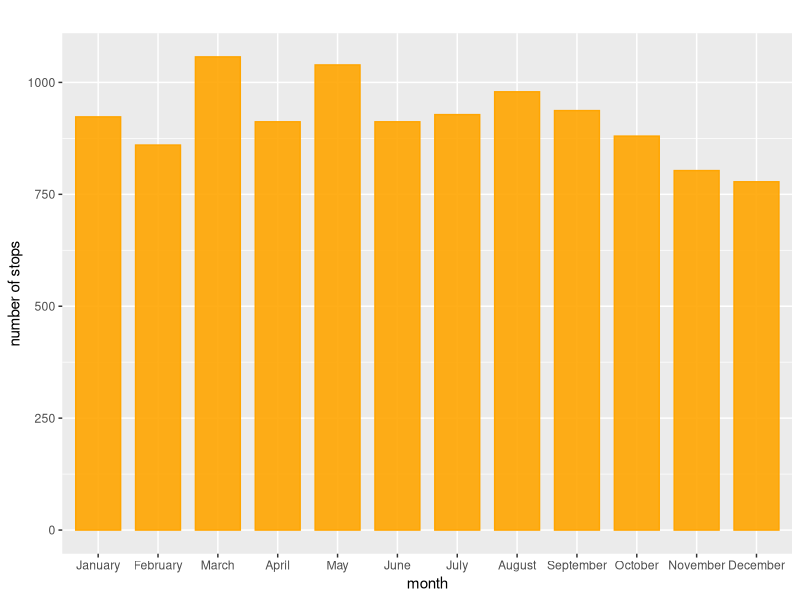
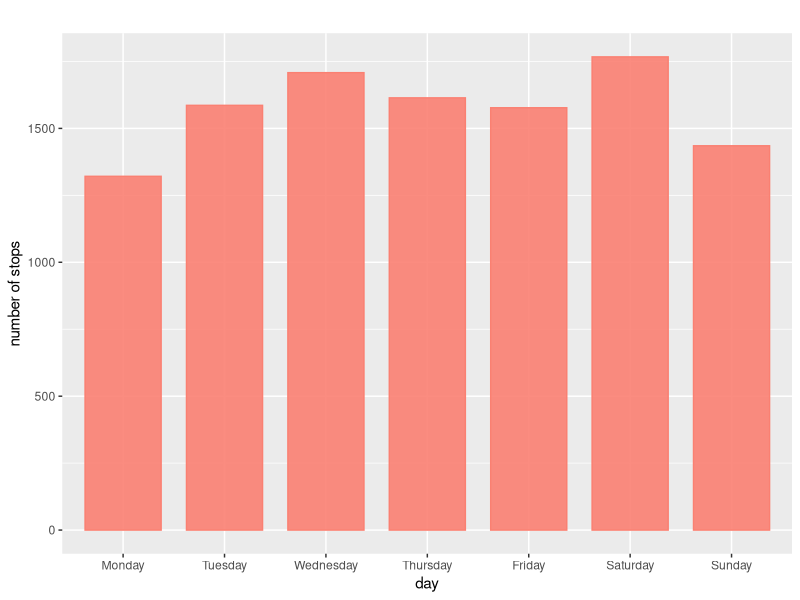
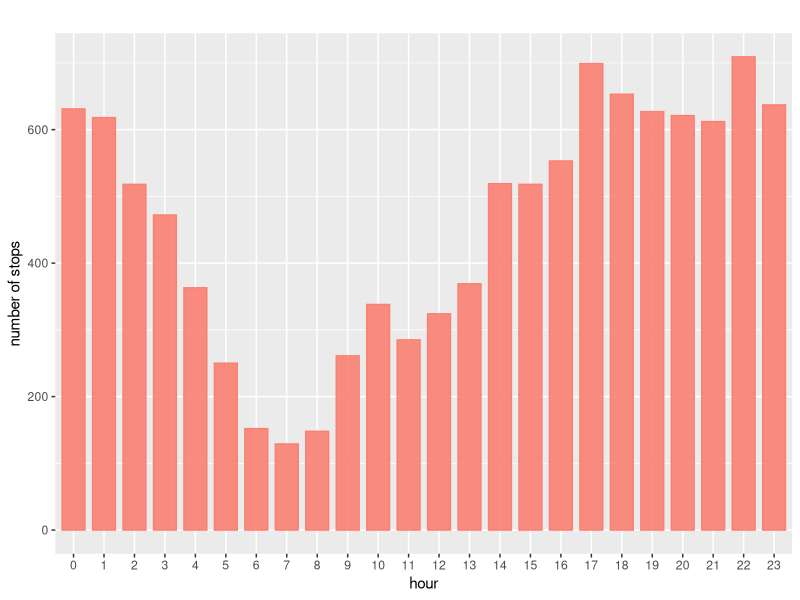
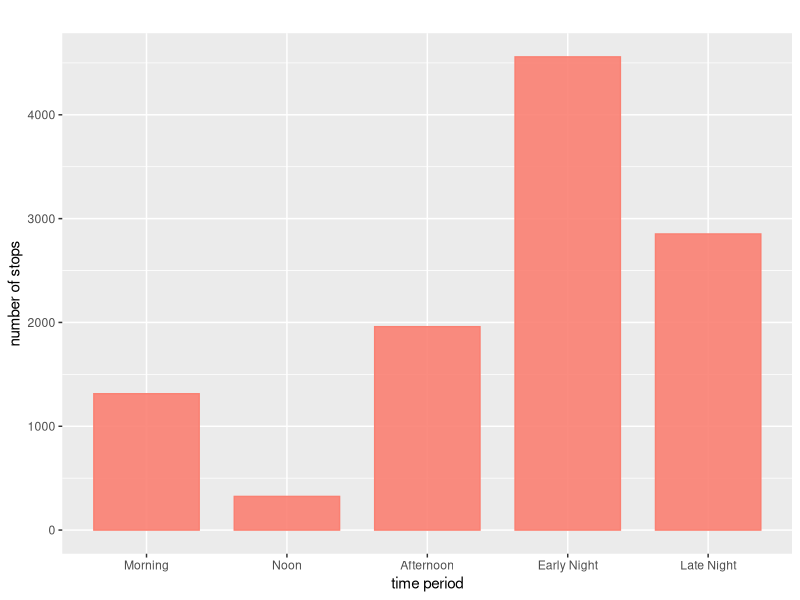

The R script that drew these images, in order: (Note: this script raises an error after producing the figures.)
## ---- chunk 1
NYPD <- read.csv("Data/2018_sqf_database-abbr.csv")
install.packages("tidyverse")
library(tidyverse)
library(ggplot2)
## ---- chunk 2
# the number of stops in each month in the year 2018
# MONTH2: categorical variable
reorder_month <- c("January","February","March","April","May","June","July","August","September","October","November","December")
NYPD$MONTH2 = factor(NYPD$MONTH2,levels=reorder_month)
ggplot(NYPD, aes(MONTH2)) + geom_bar(alpha=0.90, colour="orange", fill="orange",width=0.75) + labs(title="", y="number of stops", x="month")
## ---- chunk 3
# DAY2: Day when ppl are stopped

reorder_day <- c("Monday","Tuesday","Wednesday","Thursday","Friday","Saturday","Sunday")
NYPD$DAY2 = factor(NYPD$DAY2,levels=reorder_day)
ggplot(NYPD, aes(DAY2)) + geom_bar(alpha=0.90, colour="salmon", fill="salmon",width=0.75) + labs(title="", y="number of stops", x="day")
## ---- chunk 4
# Visualize: Stop Frisk Time: Time when ppl are stopped （清晨、深夜）

# Function: rounding(inputNum, totalNum)
rounding <- function(inputNum, totalNum) {
  if(is.na(inputNum)){return(FALSE)}else{
    m <- totalNum/2
    if(inputNum < m){
      # round down
      return(FALSE)
    }else{
      #round up
      return(TRUE)
    }
  }
}

hour<-NYPD$Stop.Frisk.Time
all_hour <- c()
for(i in 1:length(hour)){
  if(hour[i] == "#N/A" || is.na(hour[i]) || hour[i] == "" || hour[i] == FALSE){
    hour[i] <- "NA"
  }else{
    temp <- c(strsplit(hour[i], ":"))
    minBefore <- temp[[1]][[2]]
    hourBefore <- temp[[1]][[1]]
    if (rounding(strtoi(minBefore), 60)){
      hourAfter <- as.character(strtoi(hourBefore)+1)
      if (hourAfter == 24){
        hourAfter <- "0"
      }
    }else{
      hourAfter <- hourBefore
    }
    all_hour <- append(all_hour, hourAfter)
  }
  allH_df <- data.frame(all_hour)
}
reorder_hour <- c("0","1","2","3","4","5","6","7","8","9","10","11","12","13","14","15","16","17","18","19","20","21","22","23","NA")
allH_df$all_hour = factor(allH_df$all_hour,levels=reorder_hour)
ggplot(allH_df, aes(all_hour)) + geom_bar(alpha=0.90, colour="salmon", fill="salmon",width=0.75) + labs(title="", y="number of stops", x="hour")

# Morning: from sunrise to 11:59 AM. Sunrise typically occurs around 6 AM.
# Noon: at 12:00 PM.
# Afternoon: from 12:01 PM to around 5:00 PM.
# Evening: from 5:01 PM to 8 PM, or around sunset.
# Early Night: from sunset 11:59 PM
# Late Night: from 11:59 PM to sunrise around 5:59 AM.
all_period <- c()
for(i in 1:length(allH_df$all_hour)){
  if (allH_df$all_hour[i] == "6" || allH_df$all_hour[i] == "7" || allH_df$all_hour[i] == "8" || allH_df$all_hour[i] == "9" || allH_df$all_hour[i] == "10" || allH_df$all_hour[i] == "11"){
    all_period <- append(all_period, "Morning")
  }else if(allH_df$all_hour[i] == "12"){
    all_period <- append(all_period, "Noon")
  }else if(allH_df$all_hour[i] == "13" || allH_df$all_hour[i] == "14" || allH_df$all_hour[i] == "15" || allH_df$all_hour[i] == "16"){
    all_period <- append(all_period, "Afternoon")
  }else if(allH_df$all_hour[i] == "17" || allH_df$all_hour[i] == "18" || allH_df$all_hour[i] == "19" || allH_df$all_hour[i] == "20" || allH_df$all_hour[i] == "21" || allH_df$all_hour[i] == "22" || allH_df$all_hour[i] == "23"){
    all_period <- append(all_period, "Early Night")
  }else{
    all_period <- append(all_period, "Late Night")
  }
}
allP_df <- data.frame(all_period)
reorder_period <- c("Morning", "Noon", "Afternoon", "Early Night", "Late Night")
allP_df$all_period = factor(allP_df$all_period,levels=reorder_period)
ggplot(allP_df, aes(all_period)) + geom_bar(alpha=0.90, colour="salmon", fill="salmon",width=0.75) + labs(title="", y="number of stops", x="time period")
## ---- chunk 5
# male vs female: dataframe
df_male_officer <- NYPD[NYPD$ISSUING_OFFICER_RANK == "POM",]
df_female_officer <- NYPD[NYPD$ISSUING_OFFICER_RANK == "POF",]
head(df_male_officer)
head(df_female_officer)
nrow(df_male_officer)
nrow(df_female_officer)
## ---- chunk 6


# function: exclude outliers from the dataframe (only for numeric values); need to input a numeric vector

  bound <- function(x){
  Q1 <- quantile(x, .25)
  Q3 <- quantile(x, .75)
  IQR <- Q3-Q1
  bound <- c(Q1-1.5*IQR, Q3+1.5*IQR)
  return(bound)
}
ex_out <- exclude_outliers(NYPD$OBSERVED_DURATION_MINUTES)
print(ex_out)

## ---- chunk 7
## Observed duration minutes.

# Histogram --- Not excluded outliers
ggplot(NYPD,aes(OBSERVED_DURATION_MINUTES)) + geom_histogram(colour = "royalblue1", fill = "royalblue1",alpha=0.8) + labs(title="Distribution of Suspects' Observed Duration Minutes (including outliers)", y="count", x="observed duration mins")

# Histogram --- excluded outliers
table(NYPD$OBSERVED_DURATION_MINUTES)
ggplot(NYPD,aes(OBSERVED_DURATION_MINUTES)) + geom_histogram(breaks=seq(0,3.5,by=1), colour = "royalblue1", fill = "royalblue1",alpha=0.8) + labs(title="Distribution of Suspects' Observed Duration Minutes (excluding outliers)", y="count", x="observed duration mins")

bound(NYPD$OBSERVED_DURATION_MINUTES)



## Stop duration minutes.

# Histogram --- Not excluded outliers
ggplot(NYPD,aes(STOP_DURATION_MINUTES)) + geom_histogram(colour = "royalblue3", fill = "royalblue3",alpha=0.8) + labs(title="Distribution of Suspects' Stopped Duration Minutes (including outliers)", y="count", x="stop duration mins") 

# Histogram --- excluded outliers
table(NYPD$STOP_DURATION_MINUTES)
ggplot(NYPD,aes(STOP_DURATION_MINUTES)) + geom_histogram(breaks=seq(0,50,by=1), colour = "royalblue3", fill = "royalblue3",alpha=0.8) + labs(title="Distribution of Suspects' Stopped Duration Minutes (excluding outliers)", y="count", x="stop duration mins") 

## ---- chunk 8
# SUSPECTED_CRIME_DESCRIPTION
unique(NYPD$SUSPECTED_CRIME_DESCRIPTION)

# since there are too many types of crimes, we divide them into 4 main categories:
# THEFT: "GRAND LARCENY AUTO", "BURGLARY", "CPSP(criminal possession of stolen property)", "GRAND LARCENY", "PETIT LARCENY", "ROBBERY", "THEFT OF SERVICES", "UNAUTHORIZED USE OF A VEHICLE";
# ATTACK AND DAMAGE: "AUTO STRIPPIG", "ASSAULT", "CRIMINAL TRESPASS", "FORCIBLE TOUCHING", "MENACING", "MURDER", "RECKLESS ENDANGERMENT",

## ---- chunk 9
# FRISKED_FLAG into dataframe

table(NYPD$FRISKED_FLAG)
## ---- chunk 10
# SEARCHED_FLAG into dataframe

NYPD$FRISK_AND_SEARCH <- vector(mode='character', length(NYPD$FRISKED_FLAG))

for(i in seq_along(NYPD$FRISK_AND_SEARCH)){
  if(NYPD$FRISKED_FLAG[i] == "1" & NYPD$SEARCHED_FLAG[i] == "1"){
    NYPD$FRISK_AND_SEARCH[i] <- "Frisked and Searched"
    }else if (NYPD$FRISKED_FLAG[i] == "1" & NYPD$SEARCHED_FLAG[i] == "0") {
      NYPD$FRISK_AND_SEARCH[i] <- "Only Frisked"
      }else if (NYPD$FRISKED_FLAG[i] == "0" & NYPD$SEARCHED_FLAG[i] == "1") {
        NYPD$FRISK_AND_SEARCH[i] <- "Only Searched"
      }else{
        NYPD$FRISK_AND_SEARCH[i] <- "Not Frisked Nor Searched"
      }
  
}

table(NYPD$FRISK_AND_SEARCH)
ggplot(NYPD, aes(FRISK_AND_SEARCH)) + geom_bar(alpha=0.90, colour="mediumpurple3", fill="mediumpurple3",width=0.5) + labs(title= "The Number of Suspects Frisked or Searched", y="count", x="Frisked and Searched")


## ---- chunk 11
# OFFICER_IN_UNIFORM_FLAG
NYPD[NYPD$OFFICER_IN_UNIFORM_FLAG==0,"OFFICER_IN_UNIFORM_FLAG"] <- "not wearing uniform"
NYPD[NYPD$OFFICER_IN_UNIFORM_FLAG==1,"OFFICER_IN_UNIFORM_FLAG"] <- "wearing uniform"
table(NYPD$OFFICER_IN_UNIFORM_FLAG)
ggplot(NYPD, aes(OFFICER_IN_UNIFORM_FLAG)) + geom_bar(alpha=0.90, colour="royalblue1", fill="royalblue1",width=0.75) + labs(title="", y="number of officers", x="officer in uniform")

## ---- chunk 12
# SUSPECT_ARRESTED_FLAG 比对
## ---- chunk 13
# function1: variable X VS observe duration minutes (boxplots && scatterpoots)
observe_time_relation <- function(m){
  if(class(m) == "character"){
  ggplot(NYPD, aes(x = m, y = OBSERVED_DURATION_MINUTES)) + geom_boxplot(outlier.shape = NA) + coord_cartesian(ylim=c(0, 2.5))
}
else{
  ggplot(NYPD, aes(m, OBSERVED_DURATION_MINUTES)) + geom_point(outlier.shape = NA)
}
}


# function2: variable X VS stop duration minutes (boxplots && scatterpoots)
stop_time_relation <- function(n){
  if(class(n) == "character"){
  ggplot(NYPD, aes(x = n, y = STOP_DURATION_MINUTES)) + geom_boxplot(outlier.shape = NA) + coord_cartesian(ylim=c(0, 20))
}
else{
  ggplot(NYPD, aes(n, STOP_DURATION_MINUTES)) + geom_point()
}
}

observe_time_relation(NYPD$SUSPECT_SEX)

## ---- chunk 14
# SUSPECT_REPORTED_AGE
# HOW TO REMOVE 0s??
class(NYPD$SUSPECT_REPORTED_AGE)
ggplot(NYPD,aes(SUSPECT_REPORTED_AGE)) + geom_histogram(colour = "orange3", fill = "orange3",alpha=0.8) + labs(title="", y="count", x="suspect reported age")

## ---- chunk 15
# SUSPECT_SEX
class(NYPD$SUSPECT_SEX)
ggplot(NYPD, aes(SUSPECT_SEX)) + geom_bar(alpha=0.90, colour="salmon", fill="salmon",width=0.75) + labs(title="", y="count", x="suspect sex")
## ---- chunk 16
# SUSPECT_RACE_DESCRIPTION
class(NYPD$SUSPECT_RACE_DESCRIPTION)
ggplot(NYPD, aes(SUSPECT_RACE_DESCRIPTION)) + geom_bar(alpha=0.90, colour="salmon", fill="salmon",width=0.5) + labs(title="", y="count", x="suspect race description") + theme(axis.text.x=element_text(size=4.1))
## ---- chunk 17
# SUSPECT_HEIGHT 
# we remove NAs here
class(NYPD$SUSPECT_HEIGHT)
max(NYPD$SUSPECT_HEIGHT,na.rm=TRUE)
NYPD$SUSPECT_HEIGHT <- as.numeric(NYPD$SUSPECT_HEIGHT)
ggplot(NYPD,aes(SUSPECT_HEIGHT),na.rm=TRUE) + geom_histogram(colour = "orange3", fill = "orange3",alpha=0.8) + labs(title="", y="count", x="suspect height")


ggplot(NYPD, aes(SUSPECT_HEIGHT, OBSERVED_DURATION_MINUTES)) + geom_point(outlier.shape = NA) + coord_cartesian(ylim=c(0, 500))
## ---- chunk 18
# SUSPECT_WEIGHT
# we remove NAs here
class(NYPD$SUSPECT_WEIGHT)
max(NYPD$SUSPECT_WEIGHT,na.rm=TRUE)
NYPD$SUSPECT_WEIGHT <- as.numeric(NYPD$SUSPECT_WEIGHT)
ggplot(NYPD,aes(SUSPECT_WEIGHT),na.rm=TRUE) + geom_histogram(colour = "orange3", fill = "orange3",alpha=0.8) + labs(title="", y="count", x="suspect weight")
## ---- chunk 19
# SUSPECT_BODY_BUILD_TYPE
class(NYPD$SUSPECT_BODY_BUILD_TYPE)
ggplot(NYPD, aes(SUSPECT_BODY_BUILD_TYPE)) + geom_bar(alpha=0.90, colour="tomato", fill="tomato",width=0.5) + labs(title="", y="count", x="suspect body build type")
## ---- chunk 20
# SUSPECT_EYE_COLOR
unique(NYPD$SUSPECT_EYE_COLOR)
ggplot(NYPD, aes(SUSPECT_EYE_COLOR)) + geom_bar(alpha=0.90, colour="tomato", fill="tomato",width=0.5) + labs(title="", y="count", x="suspect eye color")
## ---- chunk 21
# SUSPECT_HAIR_COLOR
unique(NYPD$SUSPECT_HAIR_COLOR)
ggplot(NYPD, aes(SUSPECT_HAIR_COLOR)) + geom_bar(alpha=0.90, colour="tomato", fill="tomato",width=0.5) + labs(title="", y="count", x="suspect hair color")
## ---- chunk 22
# STOP_LOCATION_BORO_NAME
table(NYPD$STOP_LOCATION_BORO_NAME)
ggplot(NYPD, aes(STOP_LOCATION_BORO_NAME)) + geom_bar(alpha=0.90, colour="orange3", fill="orange3",width=0.5) + labs(title="", y="count", x="stop borough")


# To verify function1 and function2 //
# Borough VS Stop Time
mean(NYPD$STOP_DURATION_MINUTES)
median(NYPD$STOP_DURATION_MINUTES)
ggplot(NYPD, aes(x = STOP_LOCATION_BORO_NAME, y = STOP_DURATION_MINUTES)) + geom_boxplot(outlier.shape = NA) + coord_cartesian(ylim=c(0, 20))

# Borough VS Observe Time
mean(NYPD$OBSERVED_DURATION_MINUTES)
median(NYPD$OBSERVED_DURATION_MINUTES)
ggplot(NYPD, aes(x = STOP_LOCATION_BORO_NAME, y = OBSERVED_DURATION_MINUTES)) + geom_boxplot(outlier.shape = NA) + coord_cartesian(ylim=c(0, 2.5))
